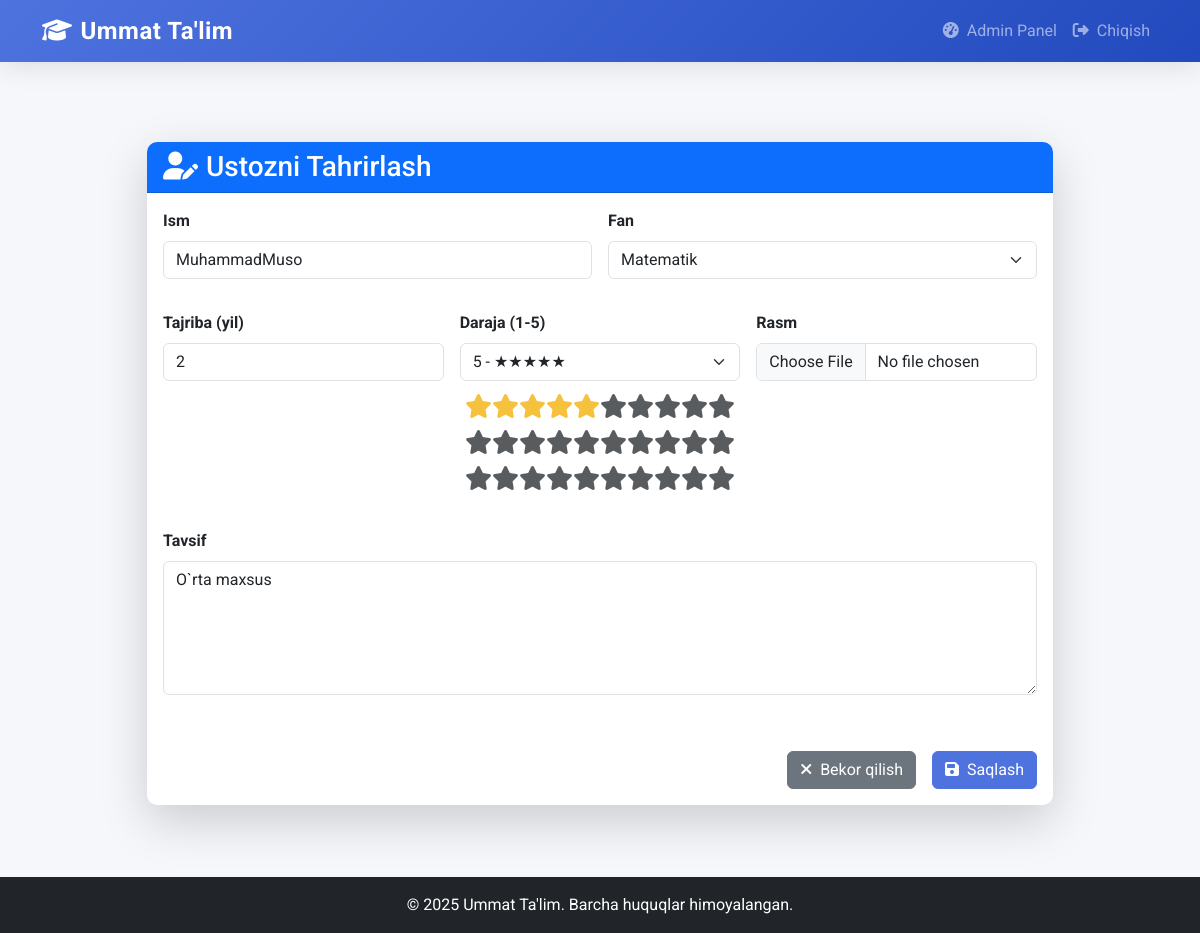
Screenshot of /admin-dashboard/ustozlar/edit/1/ (signed in) with the database file from the repository.
### core/models.py (models this page shows, shortened)
class Ustoz(models.Model):
    ism = models.CharField(max_length=100)
    tajriba_yil = models.IntegerField()
    daraja = models.IntegerField(help_text="Daraja qancha yuqori bo`lsa, shuncha yuqoriga chiqadi: ")
    tavsif = models.TextField()
    fan = models.ForeignKey(Fan, on_delete=models.CASCADE)
    rasm = models.ImageField(upload_to='ustoz_rasmlar/', blank=True, null=True)  # ⬅️ BU QO‘SHILADI

class Fan(models.Model):
    nomi = models.CharField(max_length=100)

### core/views.py (the view, shortened to what this page needs)
# urls.py: path('admin-dashboard/ustozlar/edit/<int:ustoz_id>/', ustoz_ozgartirish, name='ustoz_ozgartirish'),
@login_required
def ustoz_ozgartirish(request, ustoz_id):
    ustoz = get_object_or_404(Ustoz, id=ustoz_id)
    fanlar = Fan.objects.all()
    return render(request, 'core/ustoz_ozgartirish.html', {'ustoz': ustoz, 'fanlar': fanlar})

### core/templatetags/custom_filters.py (called while the page is built)
@register.filter
def get_star_rating(value):
    try:
        value = int(value)
    except (ValueError, TypeError):
        return ''
    return '★' * value + '☆' * (5 - value)

### core/templates/core/ustoz_ozgartirish.html (shortened to what this page needs)
{% extends 'core/base.html' %}
{% load custom_filters %}
{% block content %}
<div class="container py-5">
    <div class="row justify-content-center">
        <div class="col-lg-10">
            <div class="card shadow-lg">
                <div class="card-header bg-primary text-white">
                    <h3 class="mb-0">
                        <i class="fas fa-user-edit me-2"></i>Ustozni Tahrirlash
                    </h3>
                </div>
                <div class="card-body">
                    <form method="POST" enctype="multipart/form-data" class="needs-validation" novalidate>
                        <div class="row g-3">
                            <div class="col-md-6">
                                <div class="mb-3">
                                    <label for="ustozIsm" class="form-label fw-bold">Ism</label>
                                    <input type="text" class="form-control" id="ustozIsm"
                                           name="ism" value="{{ ustoz.ism }}" required>
                                </div>
                            </div>
                            <div class="col-md-6">
                                <div class="mb-3">
                                    <label for="ustozFan" class="form-label fw-bold">Fan</label>
                                    <select class="form-select" id="ustozFan" name="fan" required>
                                        {% for fan in fanlar %}
                                            <option value="{{ fan.id }}" {% if fan.id == ustoz.fan.id %}selected{% endif %}>
                                                {{ fan.nomi }}
                                            </option>
                                        {% endfor %}
                                    </select>
                                </div>
                            </div>
                            <div class="col-md-4">
                                <div class="mb-3">
                                    <label for="ustozTajriba" class="form-label fw-bold">Tajriba (yil)</label>
                                    <input type="number" class="form-control" id="ustozTajriba"
                                           name="tajriba_yil" value="{{ ustoz.tajriba_yil }}" min="0" max="50" required>
                                </div>
                            </div>
                            <div class="col-md-4">
                                <div class="mb-3">
                                    <label for="ustozDaraja" class="form-label fw-bold">Daraja (1-5)</label>
                                    <select class="form-select" id="ustozDaraja" name="daraja" required>
                                        {% for i in "12345" %}
                                            <option value="{{ i }}" {% if i == ustoz.daraja|stringformat:"i" %}selected{% endif %}>
                                                {{ i }} - {{ i|get_star_rating }}
                                            </option>
                                        {% endfor %}
                                    </select>
                                </div>
                            </div>
                            <div class="col-md-4">
                                <div class="mb-3">
                                    <label for="ustozRasm" class="form-label fw-bold">Rasm</label>
                                    <input type="file" class="form-control" id="ustozRasm" name="rasm">
                                </div>
                            </div>
                            <div class="col-12">
                                <div class="mb-3">
                                    <label for="ustozTavsif" class="form-label fw-bold">Tavsif</label>
                                    <textarea class="form-control" id="ustozTavsif" name="tavsif"
                                              rows="5">{{ ustoz.tavsif }}</textarea>
                                </div>
                            </div>
                            <div class="col-12">
                                <div class="d-grid gap-2 d-md-flex justify-content-md-end mt-4">
                                    <a href="{% url 'ustozlar_boshqaruv' %}" class="btn btn-secondary me-md-2">
                                        <i class="fas fa-times me-1"></i> Bekor qilish
                                    </a>
                                    <button type="submit" class="btn btn-primary">
                                        <i class="fas fa-save me-1"></i> Saqlash
                                    </button>
                                </div>
                            </div>
                        </div>
                    </form>
                </div>
            </div>
        </div>
    </div>
</div>
{% endblock %}

### core/templates/core/base.html (style rules this page uses)
:root { --primary: #4e73df; --secondary: #1cc88a; --accent: #f6c23e; --dark: #5a5c69; --light: #f8f9fc; }
body { font-family: 'Roboto', sans-serif; background-color: #f5f7fa; color: #333; min-height: 100vh; display: flex; flex-direction: column; }
.card { border: none; border-radius: 0.35rem; box-shadow: 0 0.15rem 1.75rem 0 rgba(58, 59, 69, 0.1); transition: all 0.3s ease; }
.btn-primary { background-color: var(--primary); border-color: var(--primary); }

### core/templates/core/ustoz_ozgartirish.html (style rules this page uses)
.form-label { font-weight: 500; }
.card { border-radius: 10px; overflow: hidden; }

### rows the page displays
Ustoz: ism "MuhammadMuso", fan "Matematik", tajriba_yil "2", daraja "5 - ★★★★★", tavsif "O`rta maxsus"
